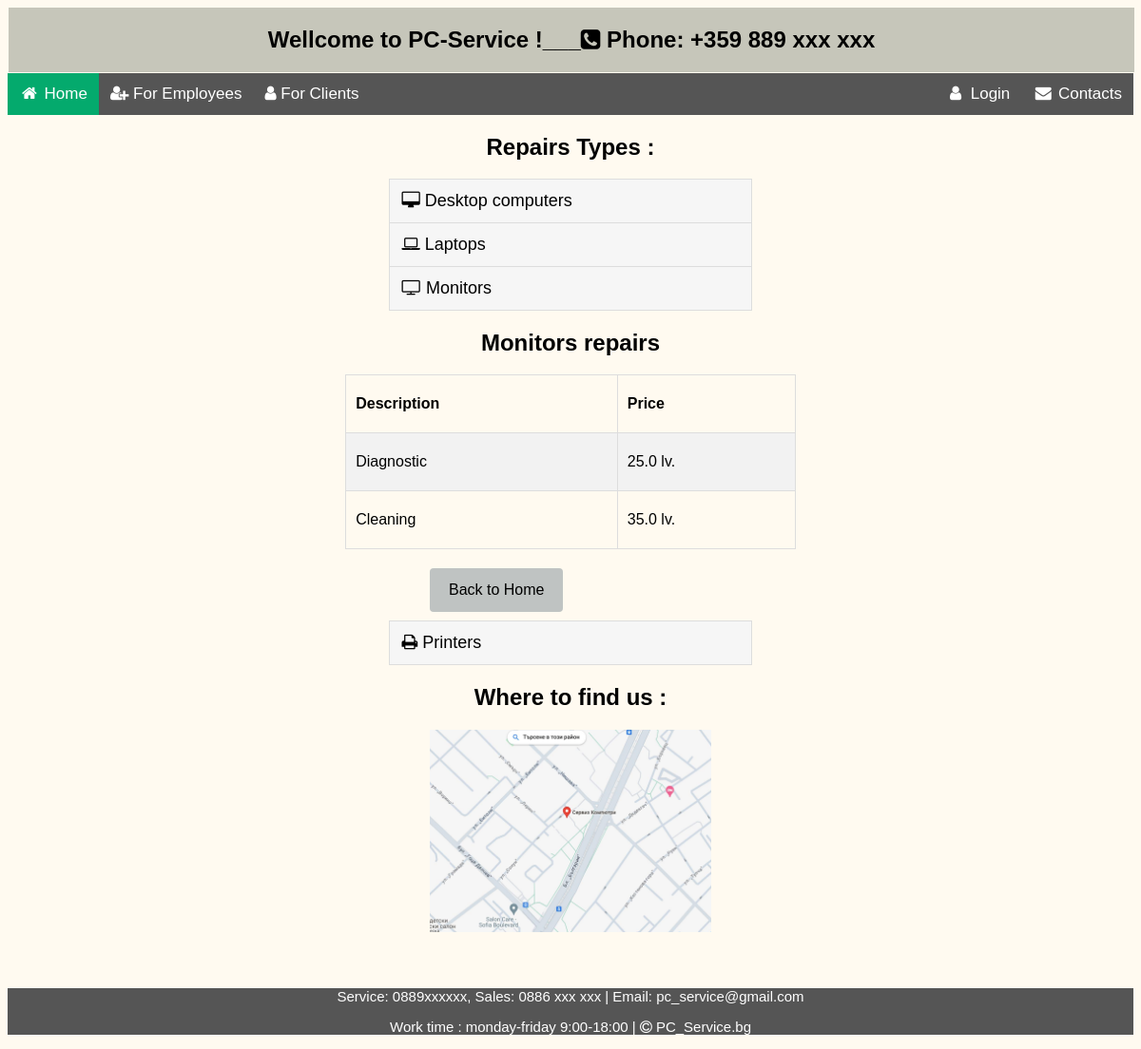
The app's page /info/monitors/, older data.
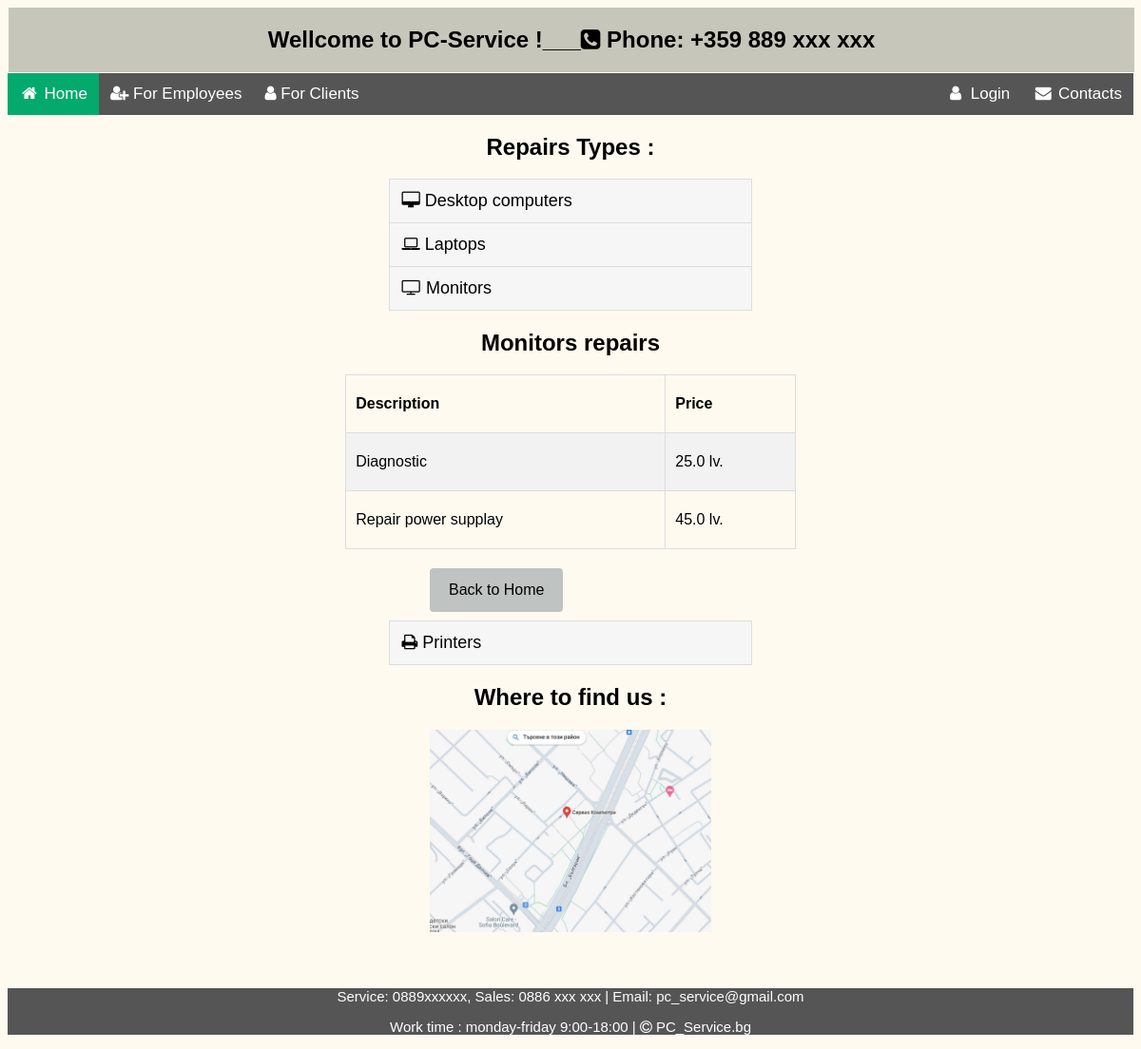
The same page, newer data.
### sm_system/common/models.py (models this page shows, shortened)
class ServiceInfo(models.Model):
    DEVICE_MAX_LENGTH = 20
    DESCRIPTION_MAX_LENGTH = 200
    PRICE_MAX_LENGTH = 20
    device = models.CharField(
        max_length=DEVICE_MAX_LENGTH,
        choices=DEVICE,
        null=False,
        blank=False,
    )
    description = models.CharField(
        max_length=DESCRIPTION_MAX_LENGTH,
        null=False,
        blank=False,
    )
    price = models.FloatField(
        default= 0.00,
        null=False,
        blank=False,
    )
    class Meta:
        ordering = ('pk',)

### sm_system/common/views.py (the view)
# urls.py: path('monitors/', MonitorsListView.as_view(), name='monitors'),
class MonitorsListView(ListView):
    model = ServiceInfo
    template_name = 'common/monitors.html'
    def get_queryset(self):
        return super().get_queryset().filter(device='monitor')

### templates/common/monitors.html
{% extends 'common/service_wellcome.html' %}
{% block monitors %}
<div class="info div">
        <h2 class="headers">Monitors repairs</h2>
    <table class="table">
        <tr >
            <th >Description</th>
            <th>Price</th>
        </tr>
        {% for row in object_list %}
        <tr>
            <td >{{ row.description }}</td>
            <td>{{ row.price }} lv.</td>
        </tr>
        {% empty %}
            <h2 class="headers">No records !</h2>
        {% endfor %}
    </table>
    <div>
        <a href="{% url 'home_page'%}" class="button">Back to Home</a>
    </div>
</div>
{% endblock %}

### templates/common/service_wellcome.html (shortened to what this page needs)
{% extends 'home_page.html' %}
{% load static %}
{% block content %}
<div style="align-items: center">
    <h2 class="headers">Repairs Types :</h2>
    <ul id="myUL">
      <li><a href="{% url 'computers' %}"><i class="fa fa-solid fa-desktop"></i> Desktop computers</a></li>
      <li><a href="{% url 'laptops' %}"><i class="fa fa-solid fa-laptop"></i> Laptops</a></li>
      <li><a href="{% url 'monitors' %}"><i class="fa fa-solid fa-tv"></i> Monitors</a></li>
            {% block monitors %}
        {% endblock %}
      <li><a href="{% url 'printers' %}"><i class="fa fa-solid fa-print"></i> Printers</a></li>
    </ul>
    <h2 class="headers">Where to find us :</h2>
    <img src="{% static 'images/service_address.jpg' %}" alt="Service location" class="center">
</div>
{% endblock %}

### templates/home_page.html (shortened to what this page needs)
{% load static %}
<!DOCTYPE html>
<html lang="en">
<head>
    <link rel="stylesheet" href="https://cdnjs.cloudflare.com/ajax/libs/font-awesome/4.7.0/css/font-awesome.min.css">
    <link rel="stylesheet" href="{% static 'css/main.css' %}">
    <link rel="stylesheet" href="{% static 'css/forms.css' %}">
</head>
<body>
    <div class="hello">
        <h2 >
            Wellcome to PC-Service !___<i class="fa fa-solid fa-phone-square"></i> Phone: +359 889 xxx xxx
        </h2>
    </div>
    <div >
        <div >
                {% include 'common/nav.html' %}
                {% block content %}
                {% endblock content %}
        </div>
    </div>
</body>
<footer class="footer" >
    <p>Service: 0889xxxxxx, Sales: 0886 xxx xxx | Email: pc_service@gmail.com</p>
    <p>Work time : monday-friday 9:00-18:00 | <i class="fa fa-solid fa-copyright"></i> PC_Service.bg</p>
</footer>
</html>

### templates/common/nav.html (shortened to what this page needs)
{% load static %}
<nav>
<div class="navbar">
    <a class="active" href="{% url 'home_page' %}"><i class="fa fa-fw fa-home"></i> Home</a>
    {% if not request.user.is_authenticated %}
        <a href="{% url 'login_user' %}"><i class="fa fa-solid fa-user-plus"></i> For Employees</a>
        <a href="{% url 'client_view' %}"><i class="fa fa-solid fa-user"></i> For Clients</a>
    {% endif %}
    <div >
        {% if not request.user.is_authenticated %}
            <a class="split" href="{% url 'login_user' %}"><i class="fa fa-fw fa-user "></i> Login</a>
        {% else %}
            <a class="split" href=""><i class="fa fa-fw fa-user-plus "></i> {{request.user.username}}</a>
            <a class="split" href="{% url 'logout_user' %}"><i class="fa fa-fw fa-user "></i> Logout</a>
        {% endif %}
        <a class="split" href="#"><i class="fa fa-fw fa-envelope"></i> Contacts</a>
    </div>
</div>
</nav>

### static/css/main.css (style rules this page uses)
body { font-family: Arial, Helvetica, sans-serif;background-color: floralwhite }
.hello { width: 100%; background-color: #c6c6ba; overflow: auto; margin: 1px; text-align: center; }
.navbar { width: 100%; background-color: #555; overflow: auto; }
.navbar a { float: left; text-align: center; padding: 12px; color: white; text-decoration: none; font-size: 17px; }
.navbar div { float: right; background-color: #555555; color: white; }
.active { background-color: #04AA6D; }
.footer { position: unset; margin-top: 5%; left: 0; bottom: 0; width: 100%; height: 8%; background-color: #555; color: white; text-align: center; }
.footer p { font-size: 15px; }

### static/css/forms.css (style rules this page uses)
#myUL { list-style-type: none; padding: 0; margin: 0; }
#myUL li a { border: 1px solid #ddd; background-color: #f6f6f6; padding: 12px; text-decoration: none; font-size: 18px; color: black; display: block; width: 30%; margin: auto; margin-top: -1px; }
.headers { text-align: center; }
.center { display: block; margin-left: auto; margin-right: auto; width: 25%; }
.info div { display: block; margin-left: auto; margin-right: auto; width: 25%; }
.info input[type=submit], .info a { background-color: #04AA6D; color: white; padding: 14px 20px; margin-top: 20px; margin-left: auto; margin-right: auto; border: none; border-radius: 4px; cursor: pointer; }
.info a { text-decoration: none; background-color: #bfc3c2; color: black; text-align: center; }
.table { border-collapse: collapse; border-spacing: 0; width: 40%; border: 1px solid #ddd; margin: auto; }
.table th, td { border: 1px solid #dddddd; text-align: left; padding: 10px; height: 40px; }
.table tr:nth-child(even) { background-color: #f2f2f2; }
.button { background-color: #bfc3c2; border: none; color: black; padding: 10px 10px; text-align: center; text-decoration: none; display: inline-block ; margin: 10px 30%; cursor: pointer; border-radius: 10px; }

Row changes from the older to the newer data that the page shows:
removed ServiceInfo: description "Cleaning", price "35.0"
added ServiceInfo: description "Repair power supplay", price "45.0"
